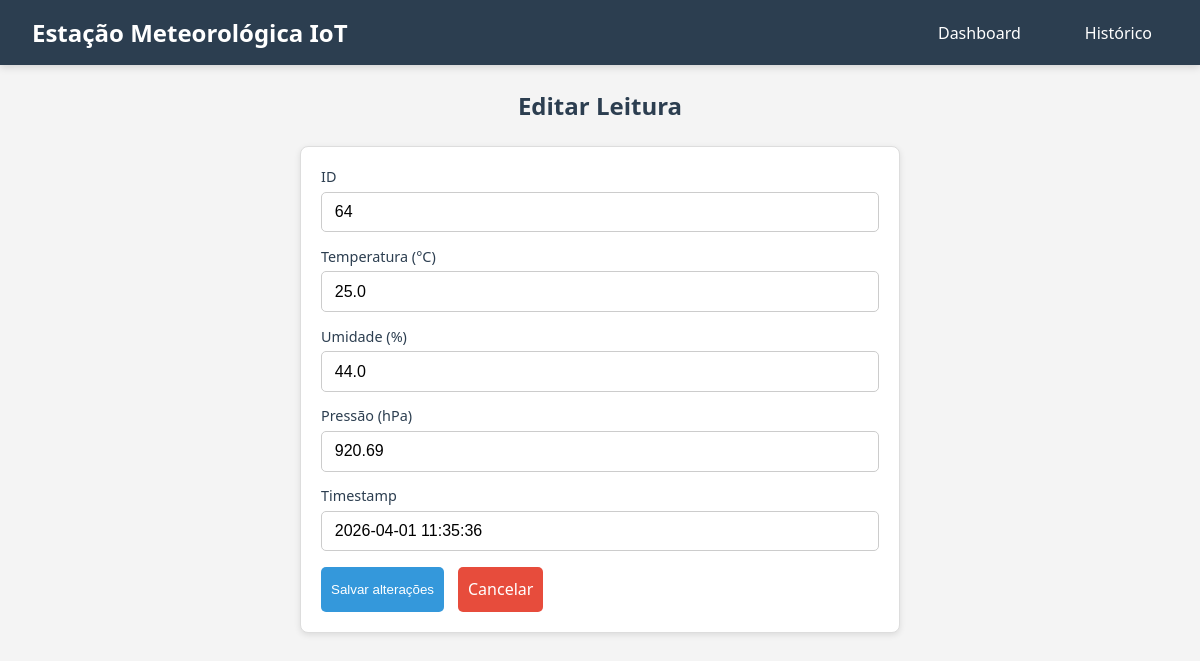
Screenshot of /editar/64 with the database file from the repository.
### tables this page shows
CREATE TABLE leituras (
    id INTEGER PRIMARY KEY AUTOINCREMENT,
    temperatura REAL NOT NULL,
    umidade REAL NOT NULL,
    pressao REAL,
    localizacao TEXT DEFAULT 'Lab',
    timestamp DATETIME DEFAULT (datetime('now','localtime'))
);

### app.py (the view, shortened to what this page needs)
@app.route('/editar/<int:id>', methods=['GET', 'POST'])
def editar(id):
    leitura = buscar_leitura(id)
    if not leitura:
        return 'Leitura não encontrada', 404
    return render_template('editar.html', leitura=leitura)

### app.py (called while the page is built)
@app.after_request
def add_cors_headers(response):
    response.headers["Access-Control-Allow-Origin"] = "*"
    response.headers["Access-Control-Allow-Methods"] = "GET, POST, PUT, DELETE, OPTIONS"
    response.headers["Access-Control-Allow-Headers"] = "Content-Type, Authorization"
    return response

### database.py (called while the page is built)
def get_db_connection():
    conn = sqlite3.connect('dados.db', timeout=10)
    conn.execute('PRAGMA journal_mode=WAL;')
    conn.execute('PRAGMA busy_timeout=5000;')
    conn.row_factory = sqlite3.Row
    return conn

def buscar_leitura(id):
    conn = get_db_connection()
    leitura = conn.execute('SELECT * FROM leituras WHERE id = ?', (id,)).fetchone()
    conn.close()
    return leitura

### templates/editar.html (shortened to what this page needs)
<!DOCTYPE html>
<html lang="pt-br">
<head>
    <link rel="stylesheet" href="../static/css/style.css">
</head>
<body>
    <nav class="navbar">
        <div class="navbar-container">
            <div class="navbar-title">
                <h1>Estação Meteorológica IoT</h1>
            </div>
            <ul class="navbar-menu">
                <li><a href="/dashboard" class="nav-link">Dashboard</a></li>
                <li><a href="/historico" class="nav-link">Histórico</a></li>
            </ul>
        </div>
    </nav>
    <div class="latest">
        <h2>Editar Leitura</h2>
        <form method="POST" action="" class="editar-form">
            <div class="form-row">
                <label for="id">ID</label>
                <input type="text" id="id" value="{{ leitura.id }}" readonly>
            </div>
            <div class="form-row">
                <label for="temperatura">Temperatura (°C)</label>
                <input type="number" step="0.01" name="temperatura" id="temperatura" required value="{{ leitura.temperatura }}">
            </div>
            <div class="form-row">
                <label for="umidade">Umidade (%)</label>
                <input type="number" step="0.01" name="umidade" id="umidade" required value="{{ leitura.umidade }}">
            </div>
            <div class="form-row">
                <label for="pressao">Pressão (hPa)</label>
                <input type="number" step="0.01" name="pressao" id="pressao" required value="{{ leitura.pressao }}">
            </div>
            <div class="form-row">
                <label for="timestamp">Timestamp</label>
                <input type="text" id="timestamp" value="{{ leitura.timestamp }}" readonly>
            </div>
            <div class="form-actions">
                <button type="submit" class="historic-action-btn historic-action-btn-editar">Salvar alterações</button>
                <a href="/historico" class="historic-action-btn historic-action-btn-excluir" style="display:inline-block;text-decoration:none;line-height:1.8;">Cancelar</a>
            </div>
        </form>
    </div>
</body>
</html>

### static/css/style.css (style rules this page uses)
* { margin: 0; padding: 0; box-sizing: border-box; }
body { font-family: 'Segoe UI', Tahoma, Geneva, Verdana, sans-serif; background-color: #f4f4f4; }
.navbar { background-color: #2c3e50; padding: 0; box-shadow: 0 2px 8px rgba(0, 0, 0, 0.15); position: sticky; top: 0; z-index: 100; }
.navbar-container { display: flex; justify-content: space-between; align-items: center; padding: 1rem 2rem; max-width: 1400px; margin: 0 auto; }
.navbar-title h1 { color: white; font-size: 1.5rem; margin: 0; }
.navbar-menu { display: flex; list-style: none; gap: 2rem; }
.nav-link { color: white; text-decoration: none; padding: 0.5rem 1rem; transition: all 0.3s ease; font-weight: 500; }
h1 { color: #333; }
.latest { display: flex; flex-direction: column; align-items: center; max-width: 1400px; margin: 0 auto; }
.latest h2 { color: #2c3e50; margin-bottom: 1.5rem; margin-top: 1.5rem; }
.editar-form { width: 100%; max-width: 600px; background-color: white; border: 1px solid #ddd; border-radius: 8px; padding: 1.25rem; box-shadow: 0 2px 6px rgba(0,0,0,0.1); margin-bottom: 2rem; }
.form-row { margin-bottom: 0.9rem; display: flex; flex-direction: column; }
.form-row label { font-size: 0.9rem; color: #2c3e50; margin-bottom: 0.35rem; }
.form-row input { padding: 0.65rem 0.8rem; border: 1px solid #ccc; border-radius: 5px; font-size: 1rem; }
.form-actions { margin-top: 1rem; display: flex; gap: 0.5rem; }
.historic-buttons button, .historic-action-btn { cursor: pointer; border: none; text-decoration: none; padding: 8px 10px; border-radius: 5px; color: white; font-weight: 500; margin-right: 6px; transition: all 0.2s ease; }
.historic-action-btn-editar { background-color: #3498db; }
.historic-action-btn-excluir { background-color: #e74c3c; }

### rows the page displays
leituras: id "64", temperatura "25.0", umidade "44.0", pressao "920.69", timestamp "2026-04-01 11:35:36"
